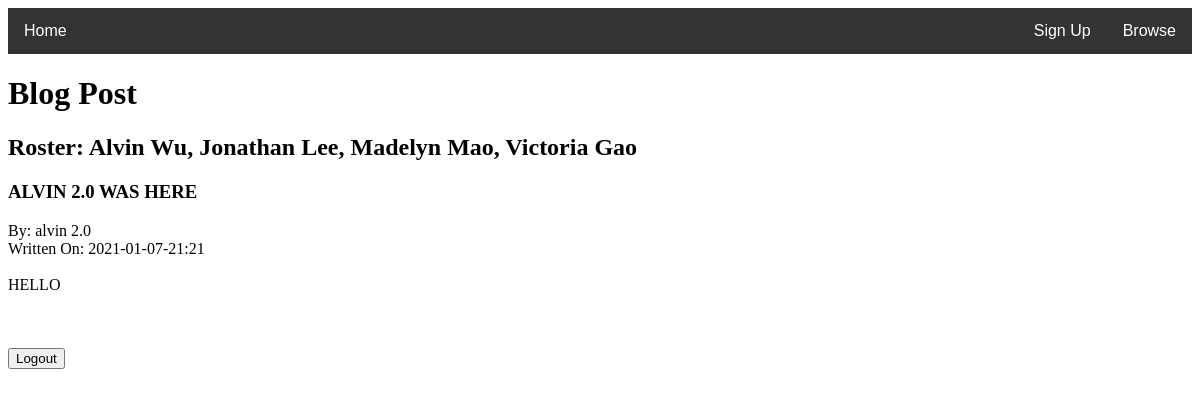
Screenshot of /post/2 with the database file from the repository.
### tables this page shows
CREATE TABLE posts(ID INTEGER NOT NULL PRIMARY KEY, UserID text NOT NULL, Title text NOT NULL, Text text, Date text);

CREATE TABLE users(ID INTEGER NOT NULL PRIMARY KEY, Username text NOT NULL, Password text, Bio text);

### __init__.py (the view, shortened to what this page needs)
@app.route("/post/<posturl>") # changed from viewblog
def viewblogpost(posturl):
    if posturl.isnumeric(): # to avoid errors
        c = db.cursor()
        c.execute('SELECT UserID,Title, Text, Date FROM posts WHERE ID = \'' + str(posturl) + '\'') # gets the post info by ID
        postinfo = c.fetchall()[0]
        c.execute('SELECT Username FROM users WHERE ID = \'' + str(postinfo[0]) + '\'') # gets user by user ID from post
        userinfo = c.fetchall()
        userinfo = userinfo[0]
        c.close()
        print(postinfo[0])
        print(postinfo[1])
        print(postinfo[2])
        print(userinfo[0])
        if ('username' not in session):
            return render_template('viewblogpost.html', title=postinfo[1], author=userinfo[0], body=postinfo[2], date=postinfo[3], status = False, allowEdit = False, user = 'Guest', posturl = posturl)
    else:
        return render_template('error.html', error='Not a valid blog post URL!')

### templates/viewblogpost.html (shortened to what this page needs)
<!DOCTYPE html>
<html>
{% extends "base.html" %}
{% block body %}
  <head>
  </head>
  <body>
   <h1> Blog Post </h1>
   <h2>
    Roster: Alvin Wu, Jonathan Lee, Madelyn Mao, Victoria Gao
    </h2>
<h3> {{title}} </h3>
By: {{author}}
<br>
Written On: {{date}}
<br>
<br>
{{body}}
<br>
<br>
<br></br>
    <form action = "/logout">
	<input type = "submit" value ="Logout">
    </form>
  </body>
{% endblock %}

### rows the page displays
posts: Title "ALVIN 2.0 WAS HERE", Date "2021-01-07-21:21", Text "HELLO"
users: Username "alvin 2.0"
